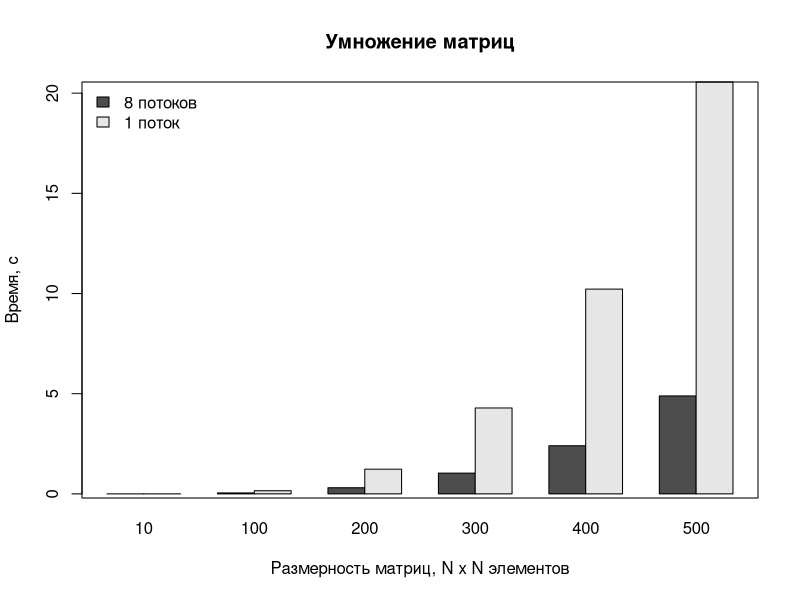

Write the R code that produced this figure.
sizes <- c( 10, 100, 200, 300, 400, 500 )
mul_ext <- c( 0.000165329, 0.156362, 1.23395, 4.28796, 10.2204, 20.557 )
mul_int <- c( 0.000151243, 0.0489345, 0.306424, 1.03737, 2.4036, 4.88812 )

M <- matrix(
  c( mul_int, mul_ext ),
  nrow = 2,
  ncol = length( mul_ext ),
  byrow = TRUE
)

png( filename = "~/Documents/Diploma/Theory/Paper/Figures/MultiplicationTime.png",
  height = 600,
  width = 800,
  bg = "white"
)

barplot( M,
  main = "Умножение матриц",
  xlab = "Размерность матриц, N x N элементов",
  ylab = "Время, с",
  names.arg = sizes,
  beside = TRUE
)

legend_labels <- c( "8 потоков", "1 поток" )

legend(
  "topleft",
  legend_labels,
  bty = "n",
  fill = grey.colors( nrow( M ) )
)

box()

dev.off()
